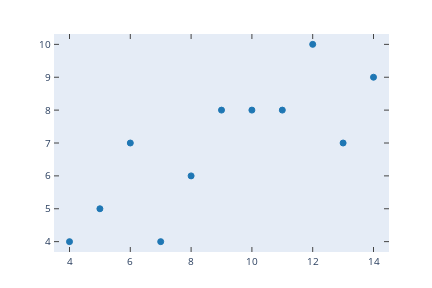

The notebook cell this image was saved under:
### Code cell
from plotly.tools import mpl_to_plotly
plotly_figure = mpl_to_plotly(matplotlib_figure)
plotly_figure.show()

### Figure 1 — Plotly figure (JSON) as saved in the notebook; plotly's stock layout.template omitted (floating-point values rounded to 4 significant figures)
{"data": [{"marker": {"color": "rgba(31,119,180,1.0)", "line": {"color": "rgba(31,119,180,1.0)", "width": 1}, "size": 6, "symbol": "circle"}, "mode": "markers", "type": "scatter", "x": [10, 8, 13, 9, 11, 14, 6, 4, 12, 7, 5], "xaxis": "x", "y": [8, 6, 7, 8, 8, 9, 7, 4, 10, 4, 5], "yaxis": "y"}], "layout": {"autosize": false, "height": 288, "hovermode": "closest", "margin": {"b": 36, "l": 54, "pad": 0, "r": 43, "t": 34}, "showlegend": false, "width": 432, "xaxis": {"anchor": "y", "domain": [0, 1], "mirror": "ticks", "nticks": 8, "range": [3.49, 14.51], "showgrid": false, "showline": true, "side": "bottom", "tickfont": {"size": 10}, "ticks": "inside", "type": "linear", "zeroline": false}, "yaxis": {"anchor": "x", "domain": [0, 1], "mirror": "ticks", "nticks": 9, "range": [3.685, 10.32], "showgrid": false, "showline": true, "side": "left", "tickfont": {"size": 10}, "ticks": "inside", "type": "linear", "zeroline": false}}}
